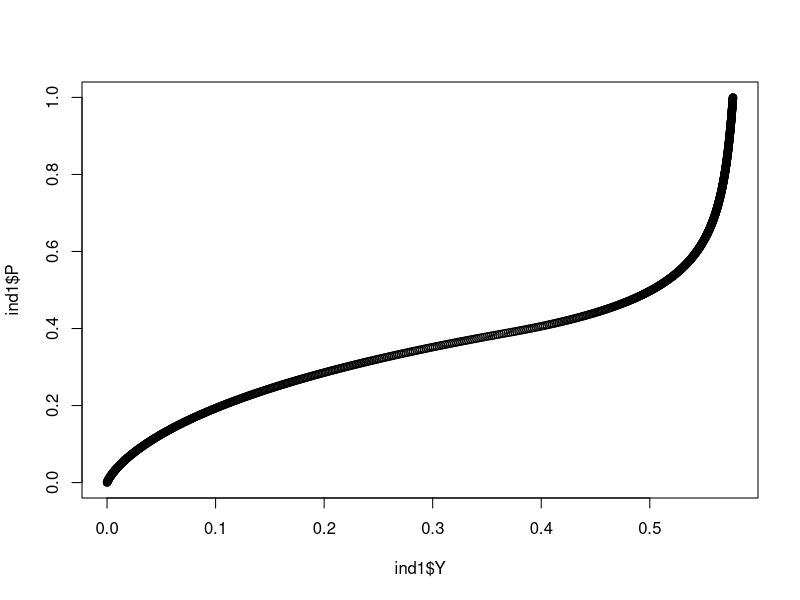
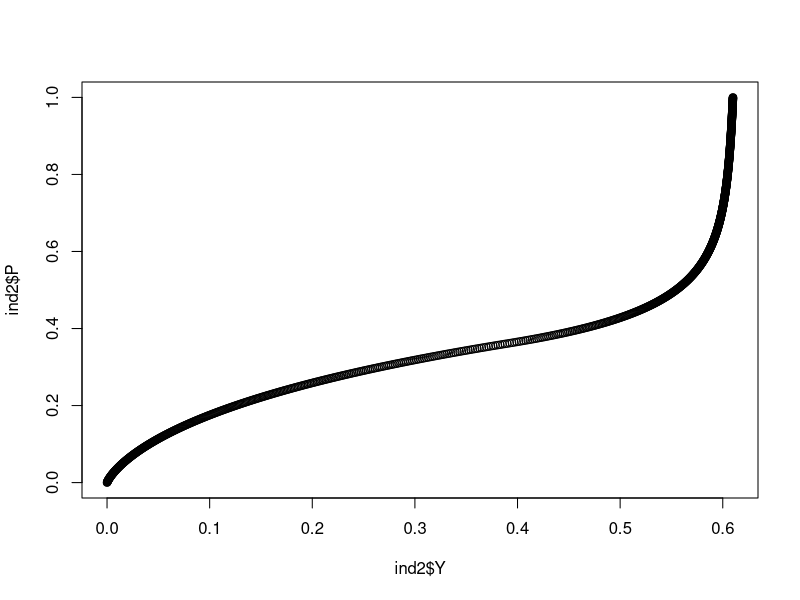

The R script that drew these images, in order:
# Script for solving for general equilibrium

rm(list = ls())

# Rough outline of the algorithm

# STEP 1: obtain a `supply curve' for each industry

# i) fix a grid of values for prices
# ii) at each price, solve for the quantity supplied
# iii) interpolate to obtain an approximate supply curve

# Subroutine: solving for output conditional on a price
# i) Guess a value for ebar, the mismatch threshold
# ii) Back out the implied theta using get_theta
# iii) Calculate the implied occupational choice threshold
# iv) Using the choice threshold, find the mass of workers in the industry and the integral over Z
# v) put all the above together and calculate the value of creating a vacancy
# vi) find the gap between the value and cost of vacancy creation
# vii) perform a bisection search to find the ebar that makes this gap zero.
# viii) with ebar in hand, solve for u and output

# STEP 2: Find the equilibrium

# i) Guess prices
# ii) Using the interpolated supply curves, calculate the supplies of both goods at these prices and aggregate output
# iii) Calculate demands from aggregate output and prices
# iv) Find the gap between supply and demand in each industry
# v) If supply exceeds demand, revise prices down. If demand exceeds supply, revise prices up

# Notes on parameters

# Gamma
# The pdf of the mismatch shock is gamma * e ^ (gamma - 1)
# - For the pdf to be valid, it must be that gamma > 0
# - When 0 < gamma < 1, the pdf is decreasing and convex: mass is concentrated around low values of e
# - When gamma = 1, e is U[0,1]
# - When 1 < gamma < 2, the pdf is increasing and concave. In this region, higher gammas place more weight on high e
# - When 2 < gamma, the pdf is increasing and convex: mass is concentrated around high values of e

################################################## FUNCTIONS ##################################################

#### Functions for both industries ####

get_theta <- function(ebar, a, B, d, gamma, A){
  
  # returns theta given e_bar and parameters
  theta <- (1 - B * (1 - d)) * ebar / (B * A)
  theta <- theta / (ebar ^ (1 + gamma) / (1 + gamma) + gamma / (1 + gamma) - ebar)
  return(theta ^ (1 / (1 - a)))
  
  # theta <- (B / (1 - B * (1 - d))) * ((1 + gamma) / A)
  # theta <- theta * (1 - ebar ^ (1 / gamma)) / ebar ^ ((1 + gamma) / gamma)
  # return(theta ^ (1 / (1 - a)))
  
}

get_u <- function(theta, ebar, a, d, A, gamma){
  
  # returns u given theta, ebar, and parameters
  u <- d  + A * theta ^ (1 - a) * (1 - ebar ^ gamma)
  return (d / u)
  
  #u <- d  + A * theta ^ (1 - a) * (1 - ebar)
  #return (d / u)
  
}


#### Industry 1 functions ####

get_z_top <- function(P, ebar, rho, sigma){
  
  # returns the top threshold given P, ebar, and parameters
  z_top <- (rho * P * ebar) ^ (sigma - 1)
  z_top <- (z_top - 1) ^ (1 / (1 - sigma))
  
  # z_top <- (rho * P * (1 - ebar ^ (1 / gamma))) ^ (sigma - 1)
  # z_top <- (z_top - 1) ^ (1 / (1 - sigma))
  return(z_top)
  
}

get_EZ_1 <- function(z, Zmin, zeta){
  
  # returns expected Z for industry 1 given the threshold and parameters
  EZ <- Zmin * (zeta / (zeta - 1)  - (zeta * z ^ zeta) / (2 * zeta - 1)) * (z < 1) 
  EZ <- EZ + (Zmin / (z ^ (zeta - 1))) * (zeta / (zeta - 1)  - zeta / (2 * zeta - 1)) * (z >= 1)
  return(EZ)
  
}

get_N_1 <- function(z, Zmin, zeta){
  
  # returns N for industry 1 given the threshold and parameters
  N <- (1 - (z ^ zeta) / 2) * (z < 1) + (1 / (2 * z ^ zeta)) * (z >= 1)
  return(N)
  
}

free_entry_1 <- function(P, ebar, a, B, d, gamma, A, rho, sigma, Zmin, zeta, kappa){
  
  # calculates the gap between cost and benefits of entry for industry 1 given P, ebar, and parameters
  theta <- get_theta(ebar, a, B, d, gamma, A)
  z <- get_z_top(P, ebar, rho, sigma)
  N <- get_N_1(z, Zmin, zeta)
  EZ <- get_EZ_1(z, Zmin, zeta)
  
  gap <- A * B * theta ^ (- a) * (1 - rho) * P / (1 - B * (1 - d))
  gap <- gap * (gamma / (gamma + 1)) * (1 - ebar ^ (1 + gamma))
  gap <- gap * EZ / N
  gap <- gap - kappa
  
  return(gap)
  # postive if expected benefits exceed expected costs (ebar too high given p), negative otherwise (ebar too low)
  
}

get_Y_1 <- function(ebar, P, a, B, d, gamma, A, rho, sigma, Zmin, Zeta){
  
  # returns industry 1 output given P, ebar, and parameters
  theta <- get_theta(ebar, a, B, d, gamma, A)
  u <- get_u(theta, ebar, a, d, A, gamma)
  z <- get_z_top(P, ebar, rho, sigma)
  EZ <- get_EZ_1(z, Zmin, zeta)
  
  Y <- (1 - u) * EZ
  Y <- Y * (gamma / (1 + gamma)) * (1 - ebar ^ (1 + gamma))
  Y <- Y/ (1 - ebar ^ gamma)
  
  return(Y)
  
}

#### Industry 2 functions ####

get_z_bot <- function(P, ebar, rho, sigma){
  
  # returns the lower threshold given P, ebar, and parameters
  z_bot <- (rho * P * ebar) ^ (sigma - 1)
  z_bot <- (z_bot - 1) ^ (1 / (sigma - 1))
  return(z_bot)
  
}

get_EZ_2 <- function(z, Zmin, zeta){
  
  # returns expected Z for industry 1 given the threshold and parameters
  EZ <- Zmin * (z ^ (zeta - 1)) * (zeta / (zeta - 1)  - zeta / (2 * zeta - 1)) * (z < 1) 
  EZ <- EZ + Zmin * (zeta / (zeta - 1)  - zeta / ((2 * zeta - 1) * z ^ zeta)) * (z >= 1)
  return(EZ)
  
}

get_N_2 <- function(z, Zmin, zeta){
  
  # returns N for industry 1 given the threshold and parameters
  N <- ((z ^ zeta) / 2) * (z < 1) + (1 - 1 / (2 * z ^ zeta)) * (z >= 1)
  return(N)
  
}

free_entry_2 <- function(P, ebar, a, B, d, gamma, A, rho, sigma, Zmin, zeta, kappa){
  
  # calculates the gap between cost and benefits of entry for industry 1 given P, ebar, and parameters
  theta <- get_theta(ebar, a, B, d, gamma, A)
  z <- get_z_bot(P, ebar, rho, sigma)
  N <- get_N_2(z, Zmin, zeta)
  EZ <- get_EZ_2(z, Zmin, zeta)
  
  gap <- A * B * theta ^ (- a) * (1 - rho) * P / (1 - B * (1 - d))
  gap <- gap * (gamma / (1 + gamma)) * (1 - ebar ^ (1 + gamma))
  gap <- gap * EZ / N
  gap <- gap - kappa
  
  return(gap)
  # postive if expected benefits exceed expected costs (ebar too high given p), negative otherwise (ebar too low)
  
}

get_Y_2 <- function(ebar, P, a, B, d, gamma, A, rho, sigma, Zmin, Zeta){
           
  # returns industry 1 output given P, ebar, and parameters
  theta <- get_theta(ebar, a, B, d, gamma, A)
  u <- get_u(theta, ebar, a, d, A, gamma)
  z <- get_z_bot(P, ebar, rho, sigma)
  EZ <- get_EZ_2(z, Zmin, zeta)
  
  Y <- (1 - u) * EZ
  Y <- Y * (gamma / (1 + gamma)) * (1 - ebar ^ (1 + gamma))
  Y <- Y / (1 - ebar ^ gamma)
  
  return(Y)
  
}

#### Solvers ####

ebar_solve <- function(entry_func, P, mid, a, B, d, gamma, A, rho, sigma, Zmin, zeta, kappa){
  
  top <- 1
  bot <- 0
  solution <- 0
  count <- 0
  
  while (solution == 0){
    mid <- (top + bot) / 2
    gap <- entry_func(P, mid, a, B, d, gamma, A, rho, sigma, Zmin, zeta, kappa)
    if (abs(gap) < tol){
      solution <- 1
    }
    if (gap >= 0){
      bot <- mid
    }
    if (gap < 0){
      top <- mid
    }
    
    count <- count + 1
    if (count > 1000){
      print(c('failed', P))
      solution <- 1
    }
  }
  
  return(mid)
  
}




################################################## MODEL ##################################################

# Global Parameters
B <- 0.975
a <- 0.65
d <- 0.1
sigma <- 1 / 2
rho <- 0.8
kappa <- 0.132
Zmin <- 0.36
zeta <- 2.12

# Numerical function parameters
tol <- 0.00001

#### Industry 1 Supply Function ####

A <- c(2.3, 3.7)
gamma <- c(3 / 2, 9 / 5)

# specify a sequence of prices. For each price, obtain the mismatch threshold and supply.
# With sigma < 1, the price permitted by the price index for either good is 1. 
P <- seq(0, 1, 0.001)
n <- length(P)
ind1 <- data.frame(P, "ebar" = rep(0, n), "Y" = rep(0, n), "theta" = rep(0, n), "z" = rep(0, n), 
                    "u" = rep(0, n), "N" = rep(0, n), "EZ" = rep(0, n))

ind1$Y[1] <- 0 # no need to solve at P = 0 

for (i in 2:n){
  P <- ind1$P[i]
  ind1$ebar[i] <- ebar_solve(free_entry_1, P, mid, a, B, d, gamma[1], A[1], rho, sigma, Zmin, zeta, kappa)
  ind1$Y[i] <- get_Y_1(ind1$ebar[i], P, a, B, d, gamma[1], A[1], rho, sigma, Zmin, Zeta)
  ind1$theta[i] <- get_theta(ind1$ebar[i], a, B, d, gamma[1], A[1])
  ind1$z[i] <- get_z_top(P, ind1$ebar[i], rho, sigma)
  ind1$u[i] <- get_u(ind1$theta[i], ind1$ebar[i], a, d, A[1], gamma[1])
  ind1$N[i] <- get_N_1(ind1$z[i], Zmin, zeta)
  ind1$EZ[i] <- get_EZ_1(ind1$z[i], Zmin, zeta)
}

plot(ind1$Y, ind1$P)

#### Industry 2 Supply Function ####

P <- seq(0, 1, 0.001)
n <- length(P)
ind2 <- data.frame(P, "ebar" = rep(0, n), "Y" = rep(0, n), "theta" = rep(0, n), "z" = rep(0, n), 
                   "u" = rep(0, n), "N" = rep(0, n), "EZ" = rep(0, n))

ind2$Y[1] <- 0

for (i in 2:n){
  P <- ind2$P[i]
  ind2$ebar[i] <- ebar_solve(free_entry_2, P, mid, a, B, d, gamma[2], A[2], rho, sigma, Zmin, zeta, kappa)
  ind2$Y[i] <- get_Y_2(ind2$ebar[i], P, a, B, d, gamma[2], A[2], rho, sigma, Zmin, Zeta)
  ind2$theta[i] <- get_theta(ind2$ebar[i], a, B, d, gamma[2], A[2])
  ind2$z[i] <- get_z_top(P, ind2$ebar[i], rho, sigma)
  ind2$u[i] <- get_u(ind2$theta[i], ind2$ebar[i], a, d, A[2], gamma[2])
  ind2$N[i] <- get_N_2(ind2$z[i], Zmin, zeta)
  ind2$EZ[i] <- get_EZ_2(ind2$z[i], Zmin, zeta)
  
}

plot(ind2$Y, ind2$P)

#### Solve for eqbm prices ####

eqbm <- data.frame("P" = rep(0, 2), "ebar" = rep(0, 2), "Y" = rep(0, 2), "theta" = rep(0, 2), "z" = rep(0, 2), 
                   "u" = rep(0, 2), "N" = rep(0, 2), "EZ" = rep(0, 2))

# interpolate the functions above to get supply functions, and then find prices that set excess demand to 0
P_top <- 1
P_bot <- 0
count <- 0
solution <- 0

while (solution == 0){
  eqbm$P[1] <- (P_top + P_bot) / 2
  eqbm$P[2] <- (1 - eqbm$P[1] ^ (1 - sigma)) ^ (1 / (1 - sigma))

  YS_1 <- approx(ind1$P, ind1$Y, eqbm$P[1])$y
  YS_2 <- approx(ind2$P, ind2$Y, eqbm$P[2])$y

  Y <- (YS_1 ^ ((sigma - 1) / sigma) + YS_2 ^ ((sigma - 1) / sigma)) ^ (sigma / (sigma - 1))

  YD_1 <- Y * eqbm$P[1] ^ (-sigma)
  YD_2 <- Y * eqbm$P[2] ^ (-sigma)

  Y1_gap <- YS_1 - YD_1
 
  if (abs(Y1_gap) < tol){
    print(c('converged', eqbm$P[1]))
    solution <- 1
  }
  if (Y1_gap >= 0){
    P_top <- eqbm$P[1]
  }
  if (Y1_gap < 0){
    P_bot <- eqbm$P[1]
  }

  count <- count + 1
  if (count > 1000){
    print(c('failed', eqbm$P[1]))
    solution <- 1
  }
}

#### Given eqbm prices, obtain other quantities ####

free_entry_funcs <- list(free_entry_1, free_entry_2)
get_z_funcs <- list(get_z_top, get_z_bot)
get_N_funcs <- list(get_N_1, get_N_2)
get_EZ_funcs <- list(get_EZ_1, get_EZ_2)

for (i in 1:2){
  eqbm$ebar[i] <- ebar_solve(free_entry_funcs[[i]], eqbm$P[i], mid, a, B, d, gamma[i], A[i], rho, sigma, Zmin, zeta, kappa)
  eqbm$Y[i] <- get_Y_1(eqbm$ebar[i], eqbm$P[i], a, B, d, gamma[i], A[i], rho, sigma, Zmin, Zeta)
  eqbm$theta[i] <- get_theta(eqbm$ebar[i], a, B, d, gamma[i], A[i])
  eqbm$z[i] <- get_z_funcs[[i]](eqbm$P[i], eqbm$ebar[i], rho, sigma)
  eqbm$u[i] <- get_u(eqbm$theta[i], eqbm$ebar[i], a, d, A[i], gamma[i])
  eqbm$N[i] <- get_N_funcs[[i]](eqbm$z[i], Zmin, zeta)
  eqbm$EZ[i] <- get_EZ_funcs[[i]](eqbm$z[i], Zmin, zeta)
}

# check for thresholds to make sense
1 > (rho * eqbm$P[1] * eqbm$ebar[1]) ^ (1 - sigma) + (rho * eqbm$P[2] * eqbm$ebar[2]) ^ (1 - sigma)
